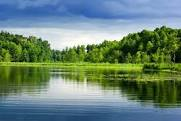
#> input picture view.jpg, 181 x 121 px
$ jupyter execute --allow-errors 'Histogram Equalization.ipynb'
#> lines starting #> are read from the running program, lines starting #| are printed output that depends on the picture
[cell 1]
import numpy as np
import cv2 as cv
from matplotlib import pyplot as plt

[cell 2]
image = cv.imread('view.jpg',0)
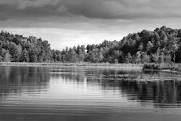
#> image: shape (121, 181); min 0, max 255, mean 121.6
hist,bins = np.histogram(image.flatten(),256,[0,256])
#> hist = 256 values, max 224 at index 102, min 0 at index 1, mean 85.55; bins = 257 values from 0 to 256
cdf = hist.cumsum()
#> cdf = 256 values from 9 to 21901
cdf_normalized = cdf * float(hist.max()) / cdf.max()
#> cdf_normalized = 256 values from 0.0921 to 224
plt.plot(cdf_normalized, color = 'b')
#> (the rest of this cell did not finish here and is left out)

[cell 3]
image2 = cv.imread('view.jpg',0)
equ = cv.equalizeHist(image2)
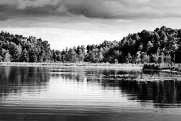
#> equ: shape (121, 181); min 0, max 255, mean 128.2
output = np.hstack((image2,equ))
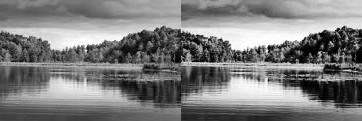
#> output: shape (121, 362); min 0, max 255, mean 124.9
cv.imwrite('output.png',output)
#> Out = True

$ run again, with brain.jpg copied over view.jpg
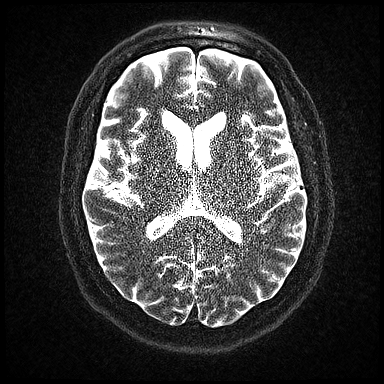
#> input picture brain.jpg, 384 x 384 px
#> image is the input picture: shape (384, 384); min 0, max 255, mean 58.7
#> hist = 256 values, max 10407 at index 6, min 0 at index 1, mean 576; bins = 257 values from 0 to 256
#> cdf = 256 values from 9170 to 147456
#> cdf_normalized = 256 values from 647.2 to 10407
#> `equ = cv.equalizeHist(image2)`:
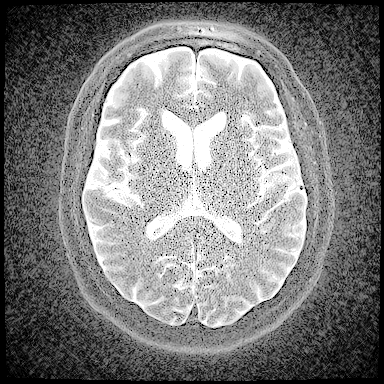
#> equ: shape (384, 384); min 0, max 255, mean 123.5
#> `output = np.hstack((image2,equ))`:
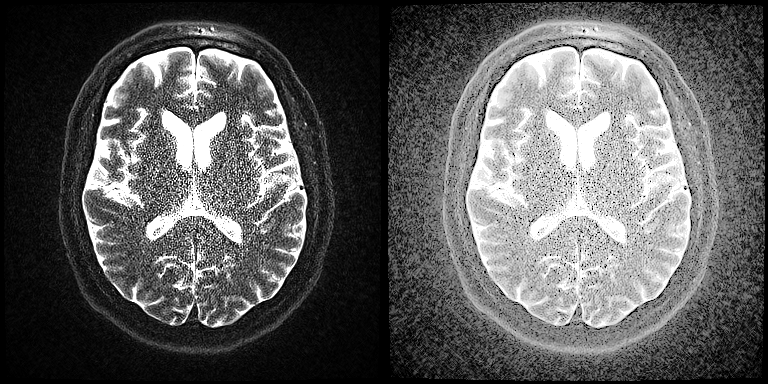
#> output: shape (384, 768); min 0, max 255, mean 91.1
#> Out = True

$ run again, with histogram-equalization-homework-2.jpg copied over view.jpg
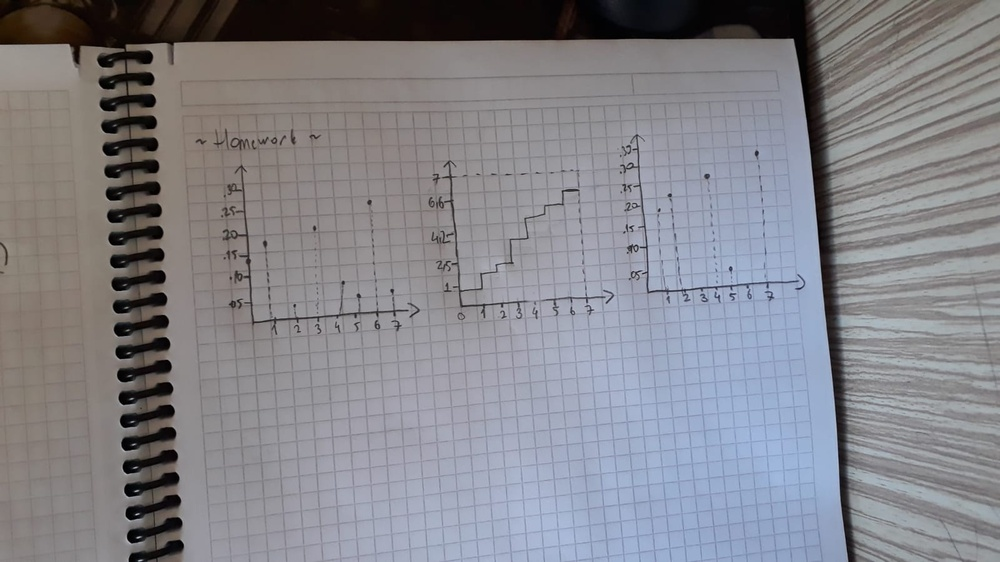
#> input picture histogram-equalization-homework-2.jpg, 1000 x 562 px, shrunk from 1600 x 900 before the run
#> `image = cv.imread('view.jpg',0)`:
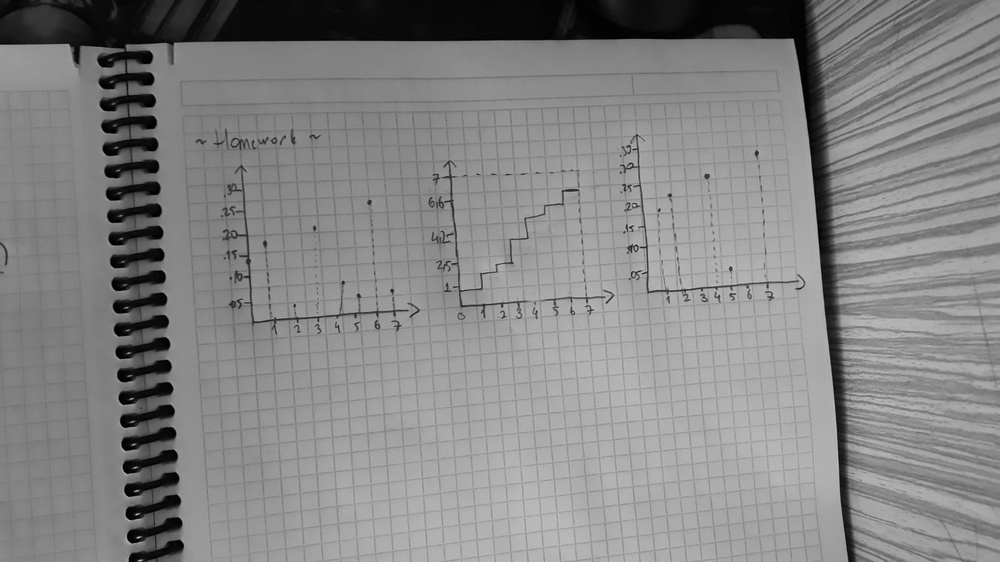
#> image: shape (562, 1000); min 0, max 198, mean 132.8
#> hist = 256 values, max 15265 at index 130, min 0 at index 195, mean 2195.3; bins = 257 values from 0 to 256
#> cdf = 256 values from 330 to 562000
#> cdf_normalized = 256 values from 8.96 to 15265
#> `output = np.hstack((image2,equ))`:
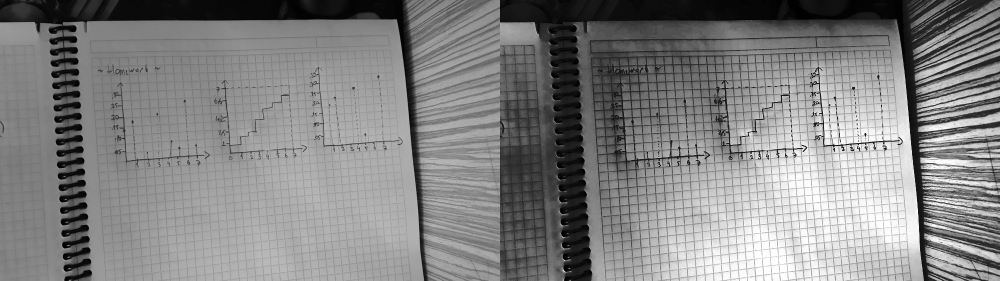
#> output: shape (562, 2000) (shown at 1/2 size); min 0, max 255, mean 130.9
#> Out = True
